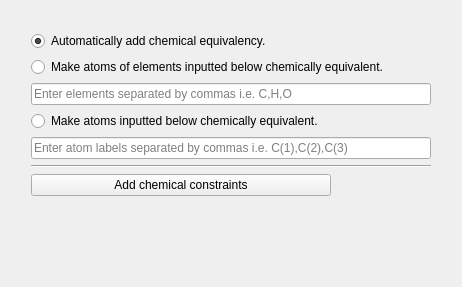
            <widget class="QWidget" name="tab_5">
             <property name="autoFillBackground">
              <bool>true</bool>
             </property>
             <attribute name="title">
              <string>Chemical Constraints</string>
             </attribute>
             <attribute name="toolTip">
              <string>Setup chemical equivalency constraints</string>
             </attribute>
             <layout class="QGridLayout" name="gridLayout_5">
              <item row="0" column="0">
               <layout class="QVBoxLayout" name="verticalLayout_15">
                <property name="leftMargin">
                 <number>20</number>
                </property>
                <property name="topMargin">
                 <number>20</number>
                </property>
                <property name="rightMargin">
                 <number>20</number>
                </property>
                <property name="bottomMargin">
                 <number>20</number>
                </property>
                <item>
                 <widget class="QRadioButton" name="autoCHEMCON">
                  <property name="text">
                   <string>Automatically add chemical equivalency.</string>
                  </property>
                  <property name="checked">
                   <bool>true</bool>
                  </property>
                 </widget>
                </item>
                <item>
                 <widget class="QRadioButton" name="chooseElementCHEMCON">
                  <property name="text">
                   <string>Make atoms of elements inputted below chemically equivalent.</string>
                  </property>
                 </widget>
                </item>
                <item>
                 <widget class="QLineEdit" name="inputElementCHEMCON">
                  <property name="minimumSize">
                   <size>
                    <width>400</width>
                    <height>0</height>
                   </size>
                  </property>
                  <property name="maximumSize">
                   <size>
                    <width>400</width>
                    <height>16777215</height>
                   </size>
                  </property>
                  <property name="placeholderText">
                   <string>Enter elements separated by commas i.e. C,H,O</string>
                  </property>
                 </widget>
                </item>
                <item>
                 <widget class="QRadioButton" name="chooseAtomCHEMCON">
                  <property name="text">
                   <string>Make atoms inputted below chemically equivalent.</string>
                  </property>
                 </widget>
                </item>
                <item>
                 <widget class="QLineEdit" name="inputAtomCHEMCON">
                  <property name="placeholderText">
                   <string>Enter atom labels separated by commas i.e. C(1),C(2),C(3)</string>
                  </property>
                 </widget>
                </item>
                <item>
                 <widget class="Line" name="line_11">
                  <property name="orientation">
                   <enum>Qt::Horizontal</enum>
                  </property>
                 </widget>
                </item>
                <item>
                 <widget class="QPushButton" name="addCHEMCONBut">
                  <property name="maximumSize">
                   <size>
                    <width>300</width>
                    <height>16777215</height>
                   </size>
                  </property>
                  <property name="layoutDirection">
                   <enum>Qt::LeftToRight</enum>
                  </property>
                  <property name="text">
                   <string>Add chemical constraints</string>
                  </property>
                 </widget>
                </item>
                <item>
                 <widget class="QLabel" name="CHEMCONStatusLab">
                  <property name="font">
                   <font>
                    <italic>true</italic>
                   </font>
                  </property>
                  <property name="text">
                   <string/>
                  </property>
                  <property name="wordWrap">
                   <bool>true</bool>
                  </property>
                 </widget>
                </item>
                <item>
                 <spacer name="verticalSpacer_12">
                  <property name="orientation">
                   <enum>Qt::Vertical</enum>
                  </property>
                  <property name="sizeHint" stdset="0">
                   <size>
                    <width>20</width>
                    <height>40</height>
                   </size>
                  </property>
                 </spacer>
                </item>
               </layout>
              </item>
             </layout>
            </widget>
